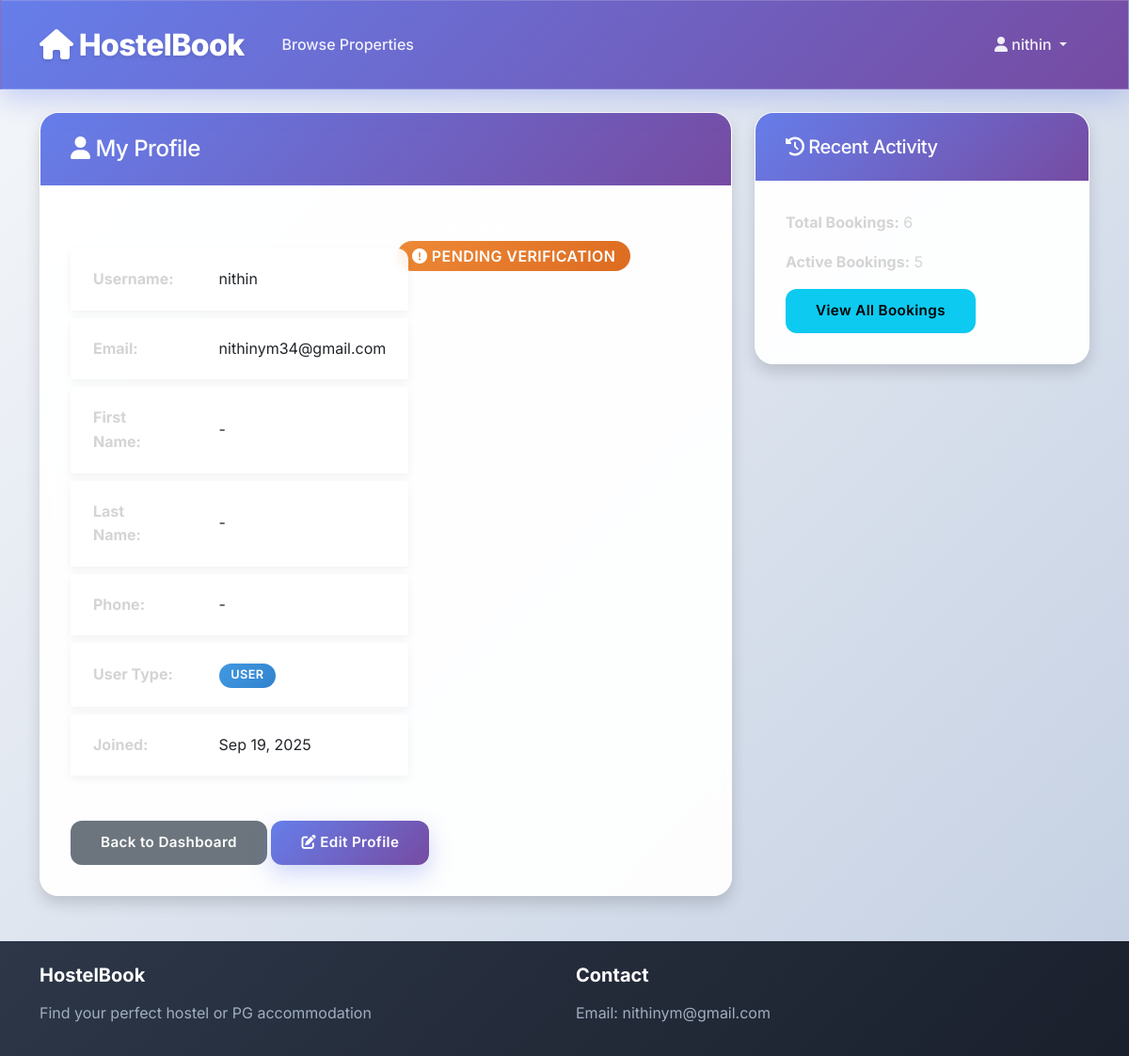
The page /profile/ (signed in) on the database its author committed.
### accounts/models.py (models this page shows, shortened)
class User(AbstractUser):
    USER_TYPES = (
        ('admin', 'Admin'),
        ('owner', 'Owner'),
        ('user', 'User'),
    )
    user_type = models.CharField(max_length=10, choices=USER_TYPES, default='user')
    phone_number = models.CharField(max_length=15, blank=True)
    is_verified = models.BooleanField(default=False)
    created_at = models.DateTimeField(auto_now_add=True)

### accounts/views.py (the view, shortened to what this page needs)
# urls.py: path('profile/', views.profile, name='profile'),
@login_required
def profile(request):
    context = {}
    if request.user.user_type == 'user':
        context['total_bookings'] = request.user.bookings.count()
        context['active_bookings'] = request.user.bookings.filter(status='confirmed').count()
        context['has_bookings'] = request.user.bookings.exists()
    elif request.user.user_type == 'owner':
        context['total_properties'] = request.user.properties.count()
        context['total_rooms'] = 0
        for property_obj in request.user.properties.all():
            context['total_rooms'] += property_obj.rooms.count()
    return render(request, 'accounts/profile.html', context)

### templates/accounts/profile.html (shortened to what this page needs)
{% extends 'base.html' %}
{% load crispy_forms_tags %}
{% block content %}
<div class="container mt-4">
    <div class="row">
        <div class="col-md-8">
            <div class="card shadow">
                <div class="card-header bg-primary text-white">
                    <h4 class="mb-0"><i class="fas fa-user"></i> My Profile</h4>
                </div>
                <div class="card-body">
                    <div class="row">
                        <div class="col-md-6">
                            <h6>Personal Information</h6>
                            <table class="table table-borderless">
                                <tr>
                                    <td><strong>Username:</strong></td>
                                    <td>{{ user.username }}</td>
                                </tr>
                                <tr>
                                    <td><strong>Email:</strong></td>
                                    <td>{{ user.email }}</td>
                                </tr>
                                <tr>
                                    <td><strong>First Name:</strong></td>
                                    <td>{{ user.first_name|default:'-' }}</td>
                                </tr>
                                <tr>
                                    <td><strong>Last Name:</strong></td>
                                    <td>{{ user.last_name|default:'-' }}</td>
                                </tr>
                                <tr>
                                    <td><strong>Phone:</strong></td>
                                    <td>{{ user.phone_number|default:'-' }}</td>
                                </tr>
                                <tr>
                                    <td><strong>User Type:</strong></td>
                                    <td>
                                        <span class="badge bg-info">{{ user.get_user_type_display }}</span>
                                    </td>
                                </tr>
                                <tr>
                                    <td><strong>Joined:</strong></td>
                                    <td>{{ user.date_joined|date:"M d, Y" }}</td>
                                </tr>
                            </table>
                        </div>
                        <div class="col-md-6">
                            <h6>Account Status</h6>
                            <div class="mb-3">
                                {% if user.is_verified %}
                                    <span class="badge bg-success fs-6">
                                        <i class="fas fa-check-circle"></i> Verified Account
                                    </span>
                                {% else %}
                                    <span class="badge bg-warning fs-6">
                                        <i class="fas fa-exclamation-circle"></i> Pending Verification
                                    </span>
                                {% endif %}
                            </div>
                        </div>
                    </div>
                    <div class="mt-4">
                        <a href="{% url 'dashboard' %}" class="btn btn-secondary">Back to Dashboard</a>
                        <button class="btn btn-primary" data-bs-toggle="modal" data-bs-target="#editProfileModal">
                            <i class="fas fa-edit"></i> Edit Profile
                        </button>
                    </div>
                </div>
            </div>
        </div>
        <div class="col-md-4">
            {% if user.user_type == 'user' %}
            <div class="card shadow">
                <div class="card-header bg-info text-white">
                    <h5 class="mb-0"><i class="fas fa-history"></i> Recent Activity</h5>
                </div>
                <div class="card-body">
                    {% if has_bookings %}
                        <p><strong>Total Bookings:</strong> {{ total_bookings }}</p>
                        <p><strong>Active Bookings:</strong> {{ active_bookings }}</p>
                        <a href="{% url 'booking_list' %}" class="btn btn-info btn-sm">View All Bookings</a>
                    {% else %}
                        <p class="text-muted">No booking history</p>
                        <a href="{% url 'property_list' %}" class="btn btn-primary btn-sm">Browse Properties</a>
                    {% endif %}
                </div>
            </div>
            {% endif %}
        </div>
    </div>
</div>
{% endblock %}

### templates/base.html (shortened to what this page needs)
<!DOCTYPE html>
<html lang="en">
<head>
    <link href="https://cdn.jsdelivr.net/npm/bootstrap@5.1.3/dist/css/bootstrap.min.css" rel="stylesheet">
    <link href="https://cdnjs.cloudflare.com/ajax/libs/font-awesome/6.0.0/css/all.min.css" rel="stylesheet">
    {% load static %}
    <link href="{% static 'css/style.css' %}" rel="stylesheet">
</head>
<body>
    <nav class="navbar navbar-expand-lg navbar-dark bg-primary" style="z-index:99;">
        <div class="container">
            <a class="navbar-brand" href="{% url 'home' %}">
                <i class="fas fa-home"></i> HostelBook
            </a>
            <div class="collapse navbar-collapse" id="navbarNav">
                <ul class="navbar-nav me-auto">
                    <li class="nav-item">
                        <a class="nav-link" href="{% url 'property_list' %}">Browse Properties</a>
                    </li>
                </ul>
                <ul class="navbar-nav">
                    {% if user.is_authenticated %}
                        <li class="nav-item dropdown">
                            <a class="nav-link dropdown-toggle" href="#" id="navbarDropdown" role="button" data-bs-toggle="dropdown">
                                <i class="fas fa-user"></i> {{ user.username }}
                            </a>
                        </li>
                    {% endif %}
                </ul>
            </div>
        </div>
    </nav>
    <main>
        {% block content %}{% endblock %}
    </main>
    <footer class="bg-dark text-light py-4 mt-5">
        <div class="container">
            <div class="row">
                <div class="col-md-6">
                    <h5>HostelBook</h5>
                    <p>Find your perfect hostel or PG accommodation</p>
                </div>
                <div class="col-md-6">
                    <h5>Contact</h5>
                    <p>Email: nithinym@gmail.com</p>
                </div>
            </div>
        </div>
    </footer>
</body>
</html>

### static/css/style.css (style rules this page uses)
* { box-sizing: border-box; margin: 0; padding: 0; }
body { font-family: 'Inter', -apple-system, BlinkMacSystemFont, 'Segoe UI', Roboto, Oxygen, Ubuntu, Cantarell, 'Open Sans', 'Helvetica Neue', sans-serif; background: linear-gradient(135deg, #f5f7fa 0%, #c3cfe2 100%); color: #2d3748; line-height: 1.6; font-size: 16px; min-height: 100vh; font-weight: 400; }
.navbar { background: linear-gradient(135deg, #667eea 0%, #764ba2 100%) !important; backdrop-filter: blur(10px); box-shadow: 0 8px 32px rgba(102, 126, 234, 0.37); border: 1px solid rgba(255, 255, 255, 0.18); padding: 1rem 0; }
.navbar-brand { font-weight: 800; font-size: 2rem; color: #fff !important; letter-spacing: -0.02em; text-shadow: 0 2px 4px rgba(0, 0, 0, 0.1); }
.nav-link { color: rgba(255, 255, 255, 0.9) !important; font-weight: 500; padding: 0.75rem 1.25rem !important; border-radius: 0.5rem; transition: all 0.3s cubic-bezier(0.4, 0, 0.2, 1); margin: 0 0.25rem; }
.btn { font-weight: 600; border-radius: 0.75rem; padding: 0.75rem 2rem; border: none; transition: all 0.3s cubic-bezier(0.4, 0, 0.2, 1); font-size: 0.95rem; letter-spacing: 0.025em; }
.btn-primary { background: linear-gradient(135deg, #667eea 0%, #764ba2 100%); box-shadow: 0 10px 25px rgba(102, 126, 234, 0.3); color: #fff; }
.card { background: rgba(255, 255, 255, 0.95); backdrop-filter: blur(10px); border: 1px solid rgba(255, 255, 255, 0.2); border-radius: 1.25rem; box-shadow: 0 20px 40px rgba(0, 0, 0, 0.1); transition: all 0.3s cubic-bezier(0.4, 0, 0.2, 1); overflow: hidden; }
.card-header { background: linear-gradient(135deg, #667eea 0%, #764ba2 100%); color: #fff; font-weight: 700; font-size: 1.25rem; border: none; padding: 1.5rem 2rem; letter-spacing: -0.025em; }
.card-body { padding: 2rem; color: #4a5568; }
.table { background: transparent; border-collapse: separate; border-spacing: 0 0.5rem; }
.table tbody tr { background: rgba(255, 255, 255, 0.9); backdrop-filter: blur(5px); box-shadow: 0 4px 10px rgba(0, 0, 0, 0.05); transition: all 0.3s ease; }
.table tbody td { border: none; padding: 1.25rem 1.5rem; vertical-align: middle; }
.table tbody tr td:first-child { border-radius: 0.75rem 0 0 0.75rem; }
.table tbody tr td:last-child { border-radius: 0 0.75rem 0.75rem 0; }
.badge { font-weight: 600; font-size: 0.8rem; padding: 0.5em 1em; border-radius: 2rem; letter-spacing: 0.025em; text-transform: uppercase; }
.badge.bg-warning { background: linear-gradient(135deg, #ed8936 0%, #dd6b20 100%) !important; color: #fff; }
.badge.bg-info { background: linear-gradient(135deg, #4299e1 0%, #3182ce 100%) !important; color: #fff; }
footer { background: linear-gradient(135deg, #2d3748 0%, #1a202c 100%); color: #e2e8f0; padding: 3rem 0 2rem; margin-top: auto; }
footer h5 { color: #fff; font-weight: 700; margin-bottom: 1rem; }
footer p { color: #a0aec0; margin-bottom: 0.5rem; }
h5 { color:white; }
p { color:rgb(212, 212, 212); }
h6 { color:white; }
span,strong { color:rgb(212, 212, 212); }

### rows shown on the page
User: username "nithin", email "nithinym34@gmail.com", first_name "-", last_name "-", phone_number "-", user_type "USER", date_joined "Sep 19, 2025"

### other values the page prints
{{ total_bookings }} "6"
{{ active_bookings }} "5"
